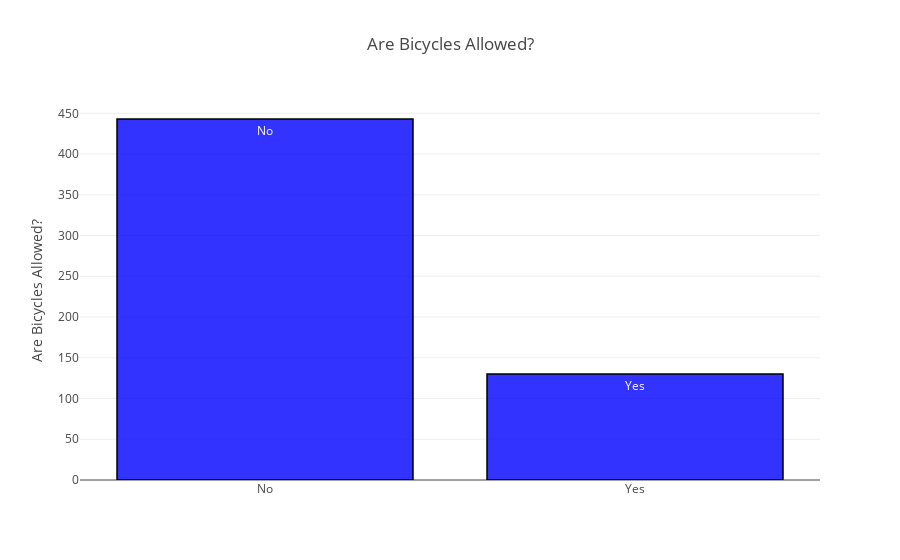

The code cell stored with this chart in its notebook:
### Code cell
data= OSMP_Trails
selectedColumn = 'BICYCLES'
title='Are Bicycles Allowed?'
yAxisTitle = title
plotMultipleChoice(selectedColumn,data,title,yAxisTitle)

### Figure 1 — Plotly figure (JSON) as saved in the notebook; plotly's stock layout.template omitted (floating-point values rounded to 4 significant figures)
{"data": [{"marker": {"color": "rgba(0, 0, 255, 0.8)", "line": {"color": "rgb(0,0,0)", "width": 1.5}}, "name": "Kaggle", "text": ["No", "Yes"], "type": "bar", "uid": "37a36bdd-1be7-4863-91fc-5ce50b225db9", "x": ["No", "Yes"], "y": [443, 130]}], "layout": {"barmode": "group", "showlegend": false, "title": {"text": "Are Bicycles Allowed?"}, "yaxis": {"title": {"text": "Are Bicycles Allowed?"}}}}
